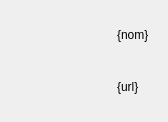
<?xml version="1.0" encoding="UTF-8"?>
<ui version="4.0">
 <class>ThumbWidget</class>
 <widget class="QWidget" name="ThumbWidget">
  <property name="geometry">
   <rect>
    <x>0</x>
    <y>0</y>
    <width>168</width>
    <height>118</height>
   </rect>
  </property>
  <property name="windowTitle">
   <string>Form</string>
  </property>
  <layout class="QHBoxLayout" name="horizontalLayout">
   <item>
    <widget class="QLabel" name="miniature">
     <property name="sizePolicy">
      <sizepolicy hsizetype="Fixed" vsizetype="Fixed">
       <horstretch>0</horstretch>
       <verstretch>0</verstretch>
      </sizepolicy>
     </property>
     <property name="minimumSize">
      <size>
       <width>100</width>
       <height>100</height>
      </size>
     </property>
     <property name="text">
      <string notr="true"/>
     </property>
    </widget>
   </item>
   <item>
    <layout class="QVBoxLayout" name="verticalLayout">
     <item>
      <widget class="QLabel" name="name">
       <property name="text">
        <string notr="true">{nom}</string>
       </property>
      </widget>
     </item>
     <item>
      <widget class="QLabel" name="url">
       <property name="text">
        <string notr="true">{url}</string>
       </property>
       <property name="textInteractionFlags">
        <set>Qt::TextBrowserInteraction</set>
       </property>
      </widget>
     </item>
    </layout>
   </item>
  </layout>
 </widget>
 <resources/>
 <connections/>
</ui>
